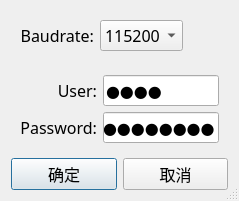
<?xml version="1.0" encoding="UTF-8"?>
<ui version="4.0">
 <class>Dialog</class>
 <widget class="QDialog" name="Dialog">
  <property name="geometry">
   <rect>
    <x>0</x>
    <y>0</y>
    <width>239</width>
    <height>190</height>
   </rect>
  </property>
  <property name="font">
   <font>
    <family>微软雅黑</family>
    <pointsize>12</pointsize>
   </font>
  </property>
  <property name="windowTitle">
   <string>Script More Setting</string>
  </property>
  <property name="sizeGripEnabled">
   <bool>true</bool>
  </property>
  <layout class="QGridLayout" name="gridLayout_2">
   <item row="0" column="0">
    <layout class="QVBoxLayout" name="verticalLayout_3">
     <item>
      <widget class="QWidget" name="widget" native="true">
       <layout class="QHBoxLayout" name="horizontalLayout">
        <item>
         <widget class="QLabel" name="label">
          <property name="text">
           <string>Baudrate:</string>
          </property>
          <property name="alignment">
           <set>Qt::AlignRight|Qt::AlignTrailing|Qt::AlignVCenter</set>
          </property>
         </widget>
        </item>
        <item>
         <widget class="QComboBox" name="comboBox_baudrate">
          <item>
           <property name="text">
            <string>115200</string>
           </property>
          </item>
          <item>
           <property name="text">
            <string>9600</string>
           </property>
          </item>
         </widget>
        </item>
        <item>
         <spacer name="horizontalSpacer">
          <property name="orientation">
           <enum>Qt::Horizontal</enum>
          </property>
          <property name="sizeHint" stdset="0">
           <size>
            <width>40</width>
            <height>20</height>
           </size>
          </property>
         </spacer>
        </item>
       </layout>
      </widget>
     </item>
     <item>
      <widget class="QWidget" name="widget_2" native="true">
       <layout class="QGridLayout" name="gridLayout">
        <item row="0" column="0">
         <layout class="QHBoxLayout" name="horizontalLayout_2">
          <item>
           <layout class="QVBoxLayout" name="verticalLayout">
            <item>
             <widget class="QLabel" name="label_2">
              <property name="text">
               <string>User:</string>
              </property>
              <property name="alignment">
               <set>Qt::AlignRight|Qt::AlignTrailing|Qt::AlignVCenter</set>
              </property>
             </widget>
            </item>
            <item>
             <widget class="QLabel" name="label_3">
              <property name="text">
               <string>Password:</string>
              </property>
              <property name="alignment">
               <set>Qt::AlignRight|Qt::AlignTrailing|Qt::AlignVCenter</set>
              </property>
             </widget>
            </item>
           </layout>
          </item>
          <item>
           <layout class="QVBoxLayout" name="verticalLayout_2">
            <item>
             <widget class="QLineEdit" name="lineEdit_user">
              <property name="text">
               <string>root</string>
              </property>
              <property name="echoMode">
               <enum>QLineEdit::Password</enum>
              </property>
             </widget>
            </item>
            <item>
             <widget class="QLineEdit" name="lineEdit_passwd">
              <property name="text">
               <string>nE7jA%5m</string>
              </property>
              <property name="echoMode">
               <enum>QLineEdit::Password</enum>
              </property>
             </widget>
            </item>
           </layout>
          </item>
         </layout>
        </item>
       </layout>
      </widget>
     </item>
     <item>
      <layout class="QHBoxLayout" name="horizontalLayout_3">
       <item>
        <widget class="QPushButton" name="pushButton_a">
         <property name="text">
          <string>确定</string>
         </property>
        </widget>
       </item>
       <item>
        <widget class="QPushButton" name="pushButton_s">
         <property name="text">
          <string>取消</string>
         </property>
        </widget>
       </item>
      </layout>
     </item>
    </layout>
   </item>
  </layout>
 </widget>
 <resources/>
 <connections/>
</ui>
